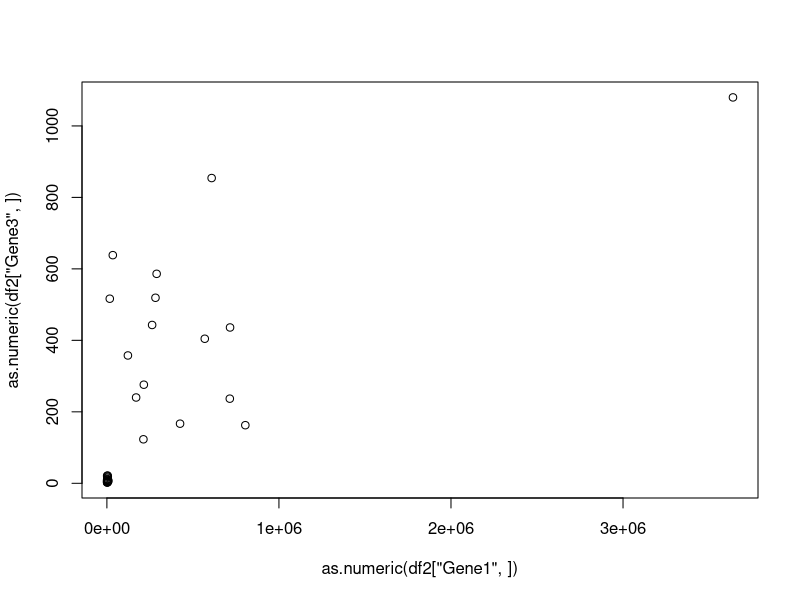

R code for this plot: (Note: this script raises an error after producing the figure.)
#############
#Exercises 1#
#############
df2 <- read.table("Data/DATA_SET_REFERENCE_4_A.csv",sep=",",header=TRUE,row.names = 1)

head(df2)

#Finding correlated genes with Gene1
gene1 = df2['Gene1',]

for(genename in rownames(df2)){
  temp = df2[genename,]
  cor_var = cor.test(as.numeric(gene1), as.numeric(temp))
  if(cor_var$p.value < 0.01){
    print(genename)
  }
}

#####
gene1 = df2['Gene1',]

for (genename in rownames(df2)) {
  temp=(df2[genename,])
  cor_var=cor.test(as.numeric(gene1),as.numeric(temp))
  if(cor_var$p.value<0.05){
    print(genename)
  }
}

##

for(genename in rownames(df2)){
  cor_var = cor.test(as.numeric(df2['Gene1',]), as.numeric(df2[genename,]))
  if(cor_var$p.value < 0.01){
    print(genename)
  }
}

plot(as.numeric(df2['Gene1',]),as.numeric(df2['Gene3',]))

df2_t = as.data.frame(t(df2))

ggplot(as.data.frame(t(df2)), aes(x=Gene1, y=Gene3)) + geom_point(size = 1)






temp=as.numeric(df2['Gene2',])
for(i in rownames(df2)){
  temp1=as.numeric(df2[i,])
  temp2=cor.test(temp,temp1)
  if(temp2$p.value < 0.01){
    print(i)
  }
}

#Find the gene with highest median (Remember the material yesterday?)

highest_value = 0
gene_name = NA

for(genename in rownames(df2)){
  temp = median(as.numeric(df2[genename,]))
  if(temp > highest_value){
    highest_value = temp
    gene_name = genename
  }
}

temp = rowMeans(df2)

temp_ordered = temp[order(temp)]

#Find correlated genes with Gene2, Gene203, and Gene119

for(gene_selected in c('Gene2','Gene203','Gene119')){
  gene_filtered = df2[gene_selected,]
  print(paste('Selected Gene:', gene_selected))
  for(genename in rownames(df2)){
    temp = df2[genename,]
    cor_var = cor.test(as.numeric(gene_filtered), as.numeric(temp))
    if(cor_var$p.value < 0.01){
      print(genename)
    }
  }
  print('------------')
}

#Plot 1 gene-pair that are significantly correlated (up to you) from the analysis above and see how correlated are they based on the plot
ggplot(as.data.frame(t(df2)), aes(x=Gene119, y=Gene3)) + geom_point(size = 1)

#Plot 1 gene-pair that are NOT significantly correlated (up to you) from the analysis above and see how correlated are they based on the plot
ggplot(as.data.frame(t(df2)), aes(x=Gene119, y=Gene2)) + geom_point(size = 1)

#Is there any genes that has non-normal distribution?

for(genename in rownames(df2)){
  temp = df2[genename,]
  norm_var = ks.test(as.numeric(temp),'pnorm')
  if(norm_var$p.value > 0.01){
    print(genename)
  }
}


#Plot histogram of Gene2, Gene203, and Gene119, and comment on their normality

hist(as.numeric(df2['Gene119',]))

#Pick 3 pairs of genes (Up to you), and do Linear regression for them. Check if their significance.

LMoutput2 = lm(as.numeric(df2['Gene8',]) ~  as.numeric(df2['Gene203',]))
summary(LMoutput2)

LMoutput2 = lm(as.numeric(df2['Gene1',]) ~  as.numeric(df2['Gene2',]))
summary(LMoutput2)

#############
#Exercises 2#
#############

#Use df3 for this exercise
df3 <- read.table("Data/DATA_SET_REFERENCE_2.csv",
                  sep=",",header=TRUE,row.names = 1)

mean(df3$LDL, na.rm = TRUE)
median(df3$LDL, na.rm = TRUE)

colSums(is.na(df3[df3$Color_house == 'Brown',]))



#Find the highest correlated variable with "LDL" level

#Check the normality of each numeric column, anything not following normal distribution?

#Do Linear Regression for LDL vs the rest of the variables. Note their significance levels

cor_function <- function(gene_input){
  gene1 = df2[gene_input,]
  for(genename in rownames(df2)){
    temp = df2[genename,]
    cor_var = cor.test(as.numeric(gene1), as.numeric(temp))
    if(cor_var$p.value < 0.01){
      print(genename)
    }
  }
}

cor_function('Gene3')


gene1 = df2['Gene1',]

for(genename in rownames(df2)){
  temp = df2[genename,]
  cor_var = cor.test(as.numeric(gene1), as.numeric(temp))
  if(cor_var$p.value < 0.01){
    print(genename)
  }
}

gene1 = df2['Gene2',]

for(genename in rownames(df2)){
  temp = df2[genename,]
  cor_var = cor.test(as.numeric(gene1), as.numeric(temp))
  if(cor_var$p.value < 0.01){
    print(genename)
  }
}

gene1 = df2['Gene3',]

for(genename in rownames(df2)){
  temp = df2[genename,]
  cor_var = cor.test(as.numeric(gene1), as.numeric(temp))
  if(cor_var$p.value < 0.01){
    print(genename)
  }
}

